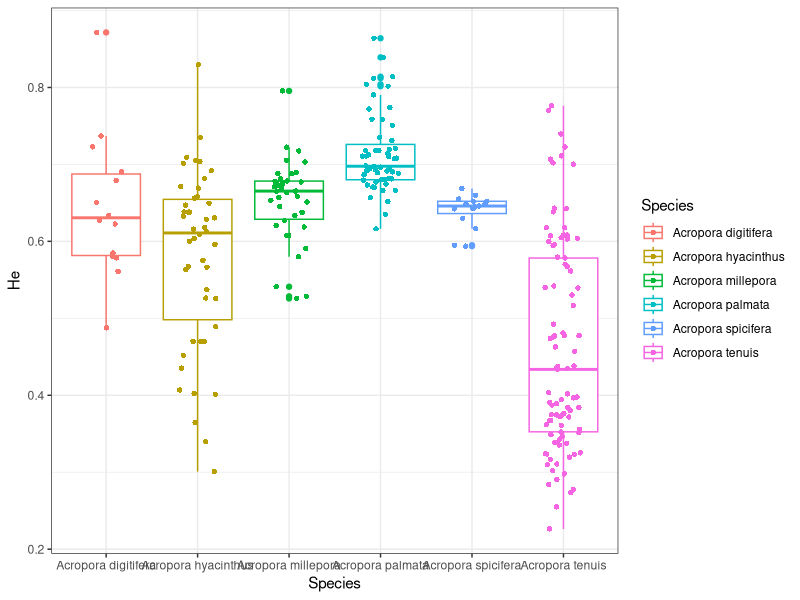
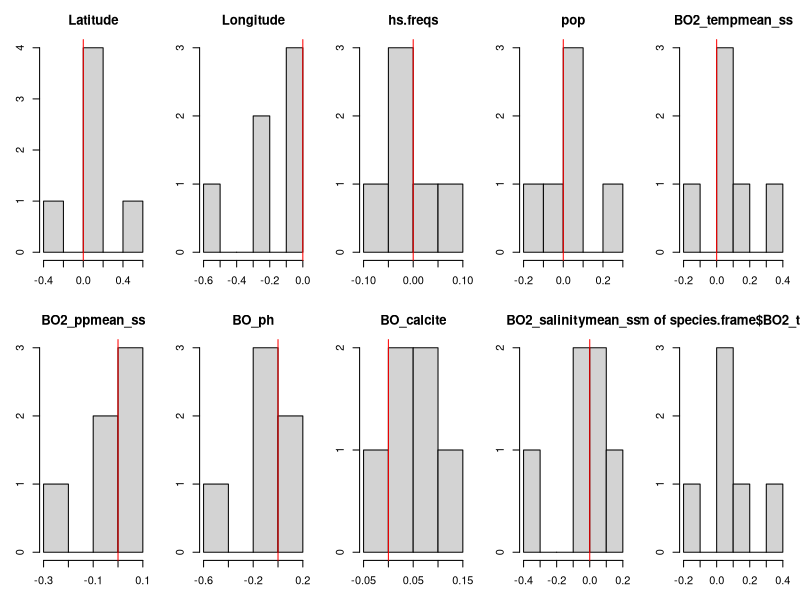

Recreate these plots in R, in order. (Note: this script raises an error after producing the figures.)
library(dplyr)
library(ggplot2)

###Read in master data frame
master <- read.csv("data/MasterDataFrame.csv")
head(master)


##Aggregate by species/site
n.loci.threshold = 5 # Minimum number of microsats for a 'site'
persite <- master %>%
  group_by(loc,Species) %>%
  summarise(Number=mean(Number),
            Longitude=mean(Longitude),
            Latitude=mean(Latitude),
            Ocean=names(which.max(table(Ocean))),
            He=mean(He.all,na.rm=T),
            n.loci=n()) %>%
  filter(n.loci >= n.loci.threshold)
dim(persite)

##Look at 'well represented' species
persite$n.sites.species <- sapply(persite$Species,function(x) length(which(persite$Species==x))) #Add column that tells us how many sites for the species overall
nsites.threshold = 10 # Minimum number of sites/species
good.species <- persite %>%
  filter(n.sites.species >= nsites.threshold)
dim(good.species)
good.species.names <- unique(good.species$Species) # This is the number of species we are including
length(good.species.names)# This is the number of species we are including


###Some descriptive plots
##Just plot distribution of He for well-represented species
p <- ggplot(good.species,aes(y=He,x=Species,color=Species)) +
  geom_boxplot() +
#  geom_dotplot(binaxis='y',stackdir="center",dotsize=0.5) +
  geom_jitter(shape=16,position=position_jitter(0.2)) +
  theme_bw() 
p #Why is palmata so high?


##For each of our good species, calculate correlation (spearman) with env variables
env.vars <- c("He.all","Latitude","Longitude",
              "hs.freqs","pop",
              "BO2_tempmean_ss","BO2_ppmean_ss","BO_ph","BO_calcite","BO2_salinitymean_ss")
cor.coeffs <- matrix(data=NA,nrow=length(good.species.names),ncol=length(env.vars)-1)
for (i in 1:length(good.species.names)) {
  spec <- good.species.names[i]
  subframe <- filter(master,Species==spec)
  cor <- cor(subframe[,env.vars],use="na.or.complete")
  cor.coeffs[i,] <- cor[-1,1]
}
rownames(cor.coeffs) <- good.species.names
colnames(cor.coeffs) <- env.vars[-1]

par(mfrow=c(2,5),mar=c(3,3,3,1))
for (k in 1:ncol(cor.coeffs)) {
  hist(cor.coeffs[,k],main=colnames(cor.coeffs)[k])
  abline(v=0,col="red")
}

###Aggregate species traits
trait.ind <- c("PLD.MAX","Depth.upper","Range.size","Species.age.phylogeny")
perspecies <- aggregate(master[,trait.ind],by=list(master$Species),mean)
perspecies.order <- perspecies[match(rownames(cor.coeffs),perspecies$Group.1),]
species.frame <- data.frame(cor.coeffs,perspecies.order)
avg.He <- aggregate(master$He.all,by=list(master$Species),mean)
species.frame$avg.He <- avg.He$x[match(rownames(cor.coeffs),perspecies$Group.1)]


##########################################
### The work starts here!!
#########################################


###Build a model! - we need to do this for each geographic variable separately
##I'll give an example using 'hs.freqs'

##First, just look at the distribution of the coefficients
hist(species.frame$BO2_tempmean_ss)
length(which(species.frame$BO2_tempmean_ss>0))/length(species.frame$BO2_tempmean_ss) 
# 61% of species have positive coefficients
t.test(species.frame$BO2_tempmean_ss)
# mean is marginally different from 0

##Now, build a model with 'all' the trait variables
M <- lm(BO2_tempmean_ss~PLD.MAX+Depth.upper+Range.size+Species.age.phylogeny,data=species.frame)
summary(M) #Nothing is significant
shapiro.test(M$residuals) # Testing for normality of residuals - we don't want this to be significant! If it is we'll need to transform some variables

##Is the model a better fit if we drop one of the traits?
drop1(M)
# A difference in AIC of >2 is usually considered 'better'
# In this case, we get the mose improvement by dropping 'Species.age.phylogeny'

##Make a new model with one variable dropped
M1 <- lm(BO2_tempmean_ss~PLD.MAX+Depth.upper+Range.size,data=species.frame)
summary(M1)
shapiro.test(M1$residuals)
AIC(M,M1) # There is a >2 AIC difference

##Should we drop another?
drop1(M1)
M2 <- lm(BO2_tempmean_ss~Depth.upper+Range.size,data=species.frame)
summary(M2)
shapiro.test(M2$residuals)
AIC(M1,M2) #uh oh, we have different numbers of observations, so this doesn't work anymore! Let's try the model on just complete rows
M2a <- lm(BO2_tempmean_ss~Depth.upper+Range.size,data=species.frame[complete.cases(species.frame),])
AIC(M1,M2a) #not *quite* a 2 AIC difference

##So here, our final model is M2, but neither of those variables are significant
##NOTE! We don't have a ton of observations here:
nobs(M2)
